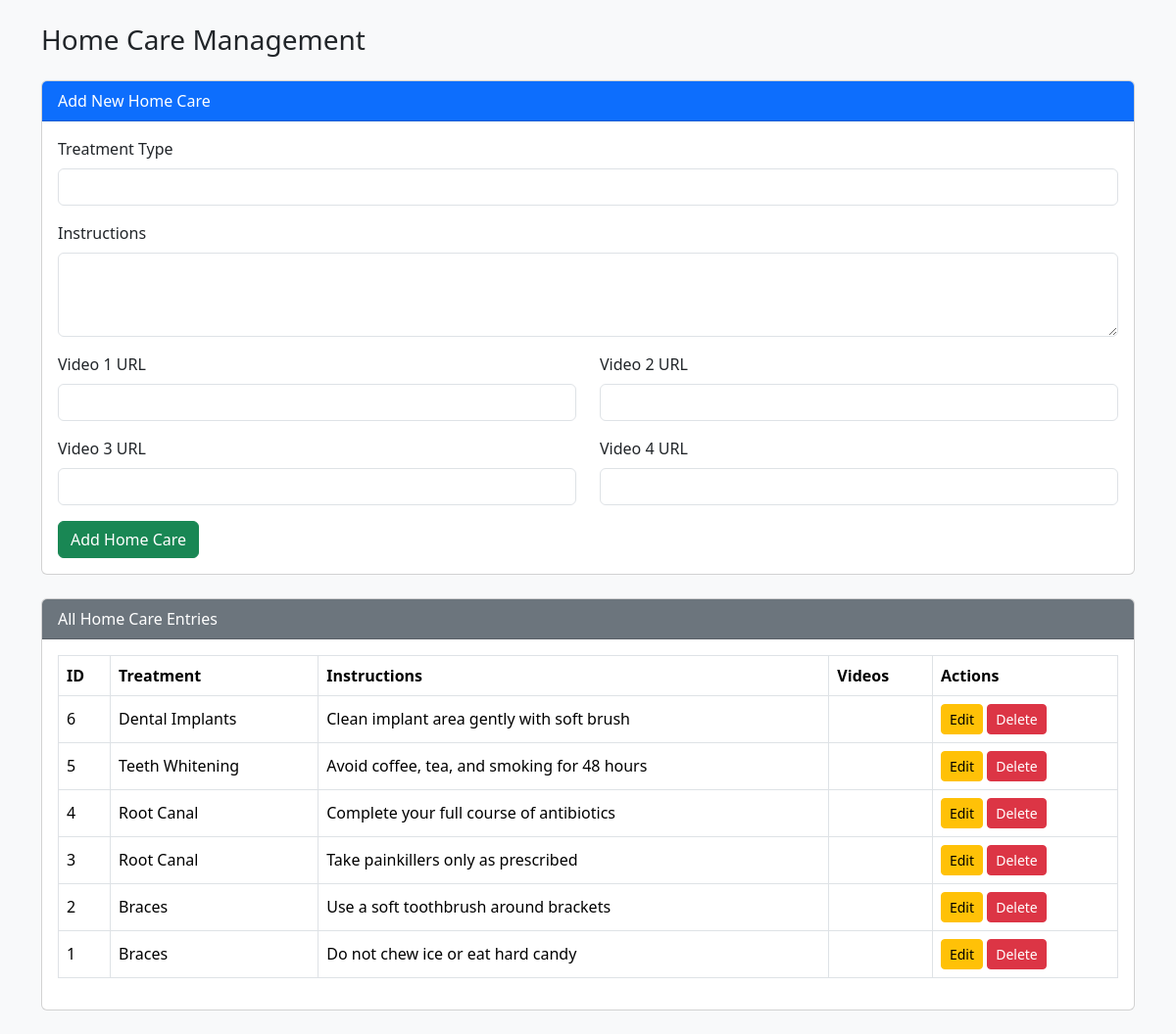
The page /doctor/homecare_manage.php on the database its author committed.
### tables this page shows
CREATE TABLE `home_care` (
  `id` int(11) NOT NULL,
  `treatment_type` varchar(100) NOT NULL,
  `title` varchar(255) NOT NULL,
  `instructions` text DEFAULT NULL,
  `created_at` timestamp NOT NULL DEFAULT current_timestamp(),
  `video_url1` varchar(255) DEFAULT NULL,
  `video_url2` varchar(255) DEFAULT NULL,
  `video_url3` varchar(255) DEFAULT NULL,
  `video_url4` varchar(255) DEFAULT NULL,
  `video1` varchar(255) DEFAULT NULL,
  `video2` varchar(255) DEFAULT NULL,
  `video3` varchar(255) DEFAULT NULL,
  `video4` varchar(255) DEFAULT NULL
);

### doctor/homecare_manage.php (the view, shortened to what this page needs)
<?php
require_once("../connection/db.php");
$result = $conn->query("SELECT * FROM home_care ORDER BY id DESC");
?>
<!doctype html>
<html lang="en">
<head>
  <link href="https://cdn.jsdelivr.net/npm/bootstrap@5.3.2/dist/css/bootstrap.min.css" rel="stylesheet">
</head>
<body class="bg-light">
<div class="container py-4">
  <h3 class="mb-4">Home Care Management</h3>
  <div class="card mb-4">
    <div class="card-header bg-primary text-white">Add New Home Care</div>
    <div class="card-body">
      <form method="POST">
        <div class="mb-3">
          <label class="form-label">Treatment Type</label>
          <input type="text" name="treatment_type" class="form-control" required>
        </div>
        <div class="mb-3">
          <label class="form-label">Instructions</label>
          <textarea name="instructions" class="form-control" rows="3" required></textarea>
        </div>
        <div class="row">
          <?php for ($i=1;$i<=4;$i++): ?>
            <div class="col-md-6 mb-3">
              <label class="form-label">Video <?= $i ?> URL</label>
              <input type="url" name="video<?= $i ?>" class="form-control">
            </div>
          <?php endfor; ?>
        </div>
        <button type="submit" name="add" class="btn btn-success">Add Home Care</button>
      </form>
    </div>
  </div>
  <div class="card">
    <div class="card-header bg-secondary text-white">All Home Care Entries</div>
    <div class="card-body table-responsive">
      <table class="table table-bordered align-middle">
        <thead>
          <tr>
            <th>ID</th>
            <th>Treatment</th>
            <th>Instructions</th>
            <th>Videos</th>
            <th>Actions</th>
          </tr>
        </thead>
        <tbody>
          <?php while($row = $result->fetch_assoc()): ?>
            <tr>
              <td><?= $row['id'] ?></td>
              <td><?= htmlspecialchars($row['treatment_type']) ?></td>
              <td><?= nl2br(htmlspecialchars($row['instructions'])) ?></td>
              <td>
              </td>
              <td>
                <button class="btn btn-sm btn-warning" data-bs-toggle="modal" data-bs-target="#editModal<?= $row['id'] ?>">Edit</button>
                <a href="?delete=<?= $row['id'] ?>" class="btn btn-sm btn-danger" onclick="return confirm('Delete this entry?')">Delete</a>
              </td>
            </tr>
          <?php endwhile; ?>
        </tbody>
      </table>
    </div>
  </div>
</div>
</body>
</html>

### rows shown on the page
home_care: id "6", treatment_type "Dental Implants", instructions "Clean implant area gently with soft brush"
home_care: id "5", treatment_type "Teeth Whitening", instructions "Avoid coffee, tea, and smoking for 48 hours"
home_care: id "4", treatment_type "Root Canal", instructions "Complete your full course of antibiotics"
home_care: id "3", treatment_type "Root Canal", instructions "Take painkillers only as prescribed"
home_care: id "2", treatment_type "Braces", instructions "Use a soft toothbrush around brackets"
home_care: id "1", treatment_type "Braces", instructions "Do not chew ice or eat hard candy"
